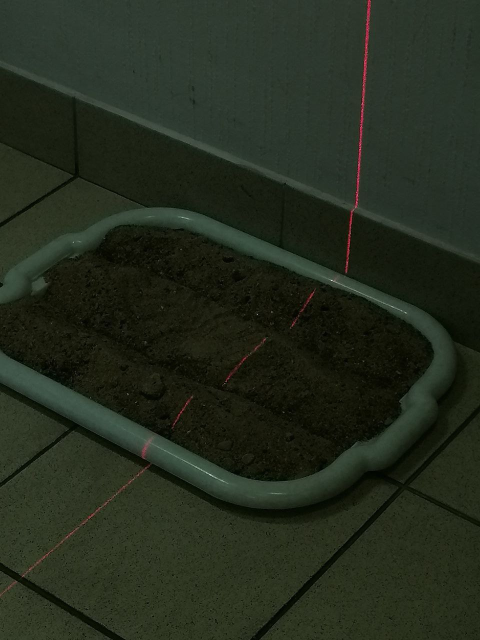
#> input picture Песок/sand/with_step_near/5334796642802595530.jpg, 960 x 1280 px, found by its file name (shown at 1/2 size)
$ python all.py
#> lines starting #> are read from the running program, lines starting #| are printed output that depends on the picture; after the words box and inside, x2 and y2 are one past the last pixel; in counts of white or black regions, pixels touching at a corner belong together
#> further down, image is the input picture: shape (1280, 960, 3); mean B, G, R 29.5, 43.4, 35.9
import cv2
import numpy as np

REFERENCE_ANGLE = -75  # Ожидаемый угол (горизонтальные линии)
ANGLE_TOLERANCE = 30  # Допустимое отклонение

def nothing(x):
    pass

cv2.namedWindow("Trackbars")
cv2.createTrackbar("Lower H1", "Trackbars", 0, 180, nothing)
cv2.createTrackbar("Upper H1", "Trackbars", 10, 180, nothing)
cv2.createTrackbar("Lower H2", "Trackbars", 170, 180, nothing)
cv2.createTrackbar("Upper H2", "Trackbars", 180, 180, nothing)

def extract_red_channel(img):
    """Фильтрация красного цвета"""
    hsv = cv2.cvtColor(img, cv2.COLOR_BGR2HSV)
#> hsv: shape (1280, 960, 3); mean H, S, V 48, 101.9, 43.7

    lh1 = cv2.getTrackbarPos("Lower H1", "Trackbars")
    uh1 = cv2.getTrackbarPos("Upper H1", "Trackbars")
    lh2 = cv2.getTrackbarPos("Lower H2", "Trackbars")
    uh2 = cv2.getTrackbarPos("Upper H2", "Trackbars")

    lower_red1 = np.array([lh1, 70, 50])
    upper_red1 = np.array([uh1, 255, 255])
    lower_red2 = np.array([lh2, 70, 50])
    upper_red2 = np.array([uh2, 255, 255])

    mask1 = cv2.inRange(hsv, lower_red1, upper_red1)
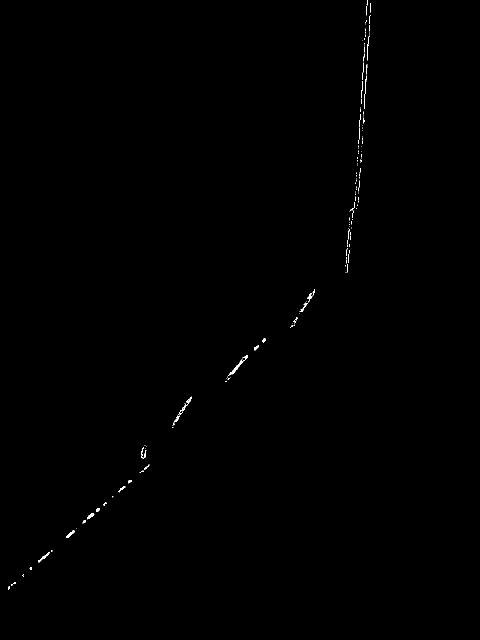
#> mask1: shape (1280, 960) (shown at 1/2 size); 0.18% white in thin lines or dots, all inside (x1, y1, x2, y2) = (16, 0, 742, 1179)
    mask2 = cv2.inRange(hsv, lower_red2, upper_red2)
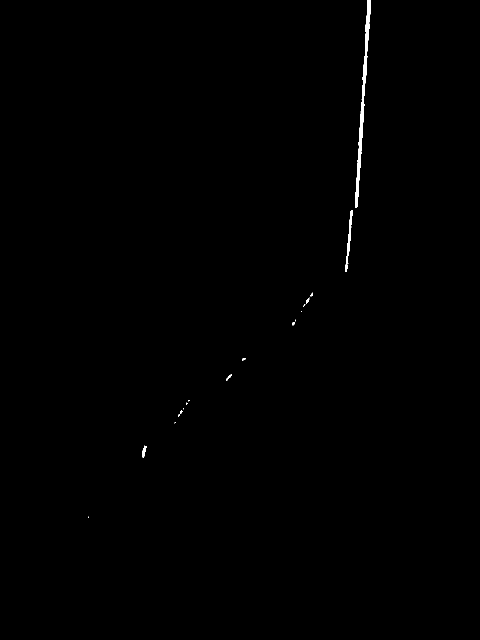
#> mask2: shape (1280, 960) (shown at 1/2 size); 0.27% white; 18 white regions (9 under 20 px), largest, box (x1, y1, x2, y2) and area: (710, 0, 742, 416) 2425, (690, 420, 706, 544) 493, (284, 891, 293, 915) 113
    mask = cv2.bitwise_or(mask1, mask2)
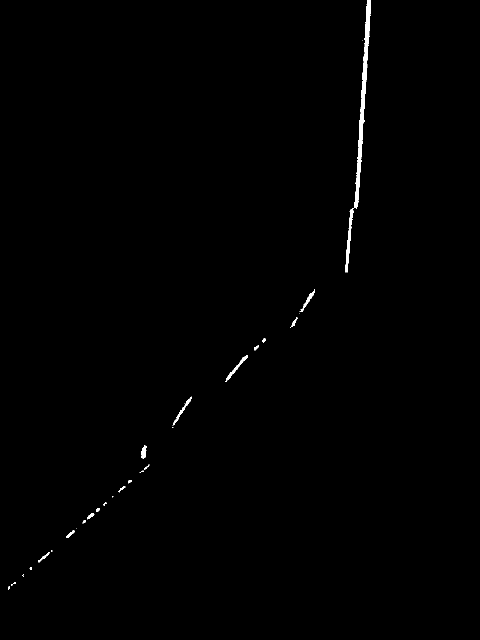
#> mask: shape (1280, 960) (shown at 1/2 size); 0.45% white; 38 white regions (19 under 20 px), largest, box (x1, y1, x2, y2) and area: (708, 0, 742, 417) 3074, (690, 416, 708, 545) 706, (452, 711, 496, 764) 289

    return mask

def preprocess(mask):
    """Морфологическая обработка"""
    kernel = np.ones((5, 5), np.uint8)
    mask = cv2.dilate(mask, kernel, iterations=1)
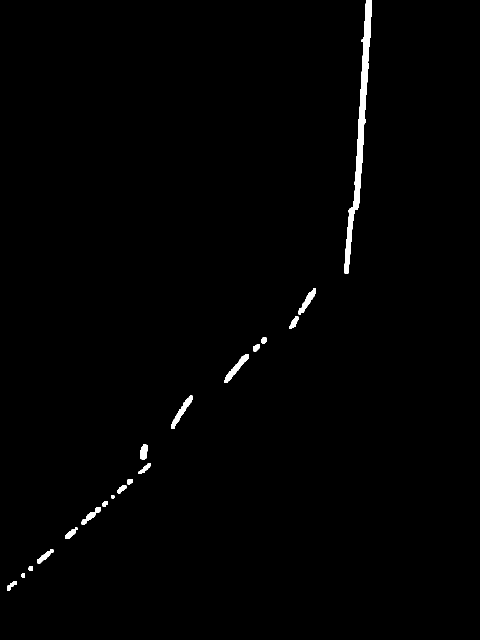
#> mask: shape (1280, 960) (shown at 1/2 size); 0.92% white; 19 white regions, largest, box (x1, y1, x2, y2) and area: (688, 0, 744, 547) 6387, (448, 709, 498, 766) 734, (343, 791, 385, 858) 714
    mask = cv2.erode(mask, kernel, iterations=1)
#> mask: shape (1280, 960); 0.47% white; 27 white regions (8 under 20 px), largest, box (x1, y1, x2, y2) and area: (690, 0, 742, 545) 3935, (450, 711, 496, 764) 322, (345, 793, 383, 856) 294
    return mask

def skeletonize(img):
    """Скелетизация"""
    skel = np.zeros_like(img)
    element = cv2.getStructuringElement(cv2.MORPH_CROSS, (10, 10))
    while True:
        open_img = cv2.morphologyEx(img, cv2.MORPH_OPEN, element)
        temp = cv2.subtract(img, open_img)
        eroded = cv2.erode(img, element)
        skel = cv2.bitwise_or(skel, temp)
        img = eroded.copy()
        if cv2.countNonZero(img) == 0:
            break
#> this loop made 2 passes
#> pass 1, in skeletonize, `open_img = cv2.morphologyEx(img, cv2.MORPH_OPEN, element)`:
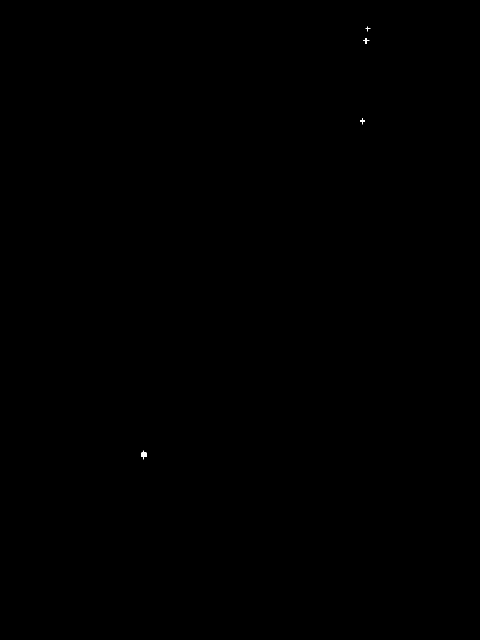
#> open_img: shape (1280, 960) (shown at 1/2 size); 0.02% white; 4 white regions (1 under 20 px), largest, box (x1, y1, x2, y2) and area: (283, 901, 293, 919) 99, (726, 77, 739, 87) 49, (720, 236, 730, 249) 49
#> after the loop: skel: shape (1280, 960); 0.45% white; 28 white regions (9 under 20 px), largest, box (x1, y1, x2, y2) and area: (690, 0, 742, 545) 3832, (450, 711, 496, 764) 322, (345, 793, 383, 856) 294
    return skel

def calculate_angle(points):
    """Определение угла по точкам"""
    if len(points) < 100:
        return None
    [vx, vy, x, y] = cv2.fitLine(points, cv2.DIST_L2, 0, 0.01, 0.01)
    angle = np.degrees(np.arctan2(vy, vx))
    return angle

def color_skeleton_segments(skel, output):
    """Определение углов и окрашивание пикселей напрямую"""
    num_labels, labels, stats, centroids = cv2.connectedComponentsWithStats(skel)
#> labels: shape (1280, 960) int32; 29 distinct labels, from 0 to 28
#> num_labels = 29; stats = 29 rows, first 6: [0, 0, 960, 1280, 1223209], [690, 0, 52, 545, 3832], [725, 81, 1, 1, 1], [599, 578, 31, 49, 249], [580, 634, 16, 21, 85], [525, 676, 7, 9, 37]; centroids = 29 pairs, first value 17.4 to 725, second value 81 to 1175.3
    for i in range(1, num_labels):
        mask = (labels == i).astype(np.uint8) * 255
        y, x = np.where(mask > 0)
        points = np.column_stack((x, y))
        if 100 < len(points) < 750:
            angle = calculate_angle(points)
            if angle is not None:
                color = (0, 255, 0) if (REFERENCE_ANGLE - ANGLE_TOLERANCE <= angle <= REFERENCE_ANGLE + ANGLE_TOLERANCE) else (0, 0, 255)
                for (px, py) in points:
                    output[py, px] = color
#> this loop made 28 passes
#> (vx in calculate_angle, vy in calculate_angle, angle, color) on passes 3, 7, 8, 9, 24: ([0.538], [-0.843], [-57.46], (0, 255, 0)), ([0.649], [-0.761], [-49.55], (0, 255, 0)), ([0.536], [-0.844], [-57.6], (0, 255, 0)), ([0.242], [-0.97], [-76.01], (0, 255, 0)), ([0.77], [-0.638], [-39.61], (0, 0, 255))
#> points on passes 2, 15, 19, 21: [[725, 81]], [[225, 992], [225, 993], [226, 993], [225, 994]], [[174, 1039]], [[152, 1057]]
#> pass 1, in color_skeleton_segments, `mask = (labels == i).astype(np.uint8) * 255`:
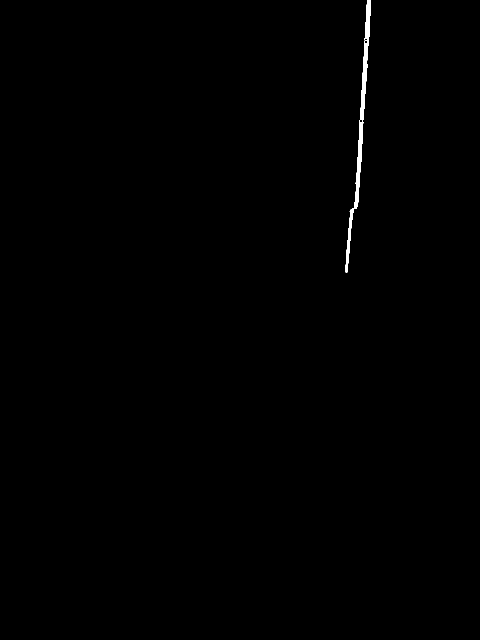
#> mask: shape (1280, 960) (shown at 1/2 size); 0.31% white; 1 white region, box (x1, y1, x2, y2) and area: (690, 0, 742, 545) 3832
    return output

image = cv2.imread("КСП со следом близко/5334796642802595530.jpg")
while True:
    red_mask = extract_red_channel(image)
    preprocessed_mask = preprocess(red_mask)
    skeleton = skeletonize(preprocessed_mask)
    colored_skeleton = np.zeros_like(image)
    colored_skeleton = color_skeleton_segments(skeleton, colored_skeleton)

    cv2.imshow("Red Mask", red_mask)
    cv2.imshow("Skeleton", skeleton)
    cv2.imshow("Colored Skeleton", colored_skeleton)

    if cv2.waitKey(1) & 0xFF == 27:
#> (key Esc is pressed here)
        break

cv2.destroyAllWindows()
